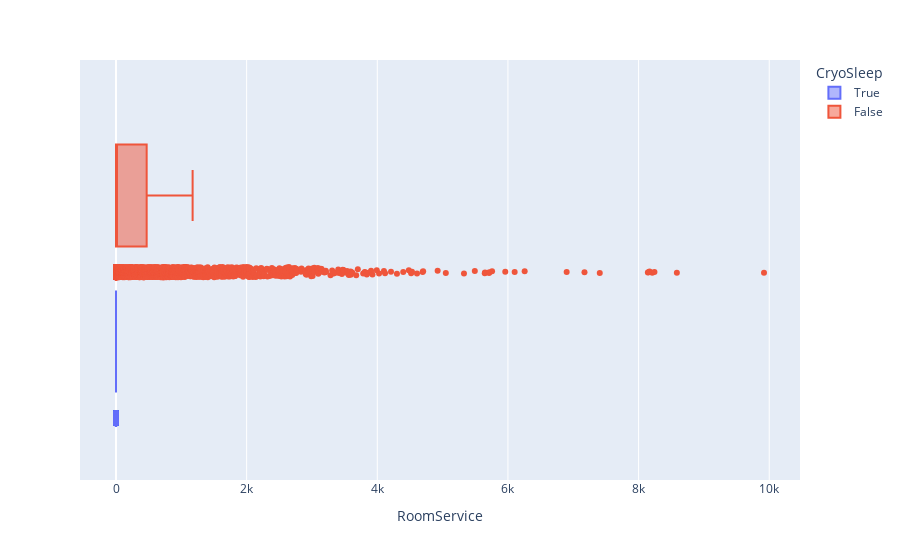

Notebook code for this chart:
### Code cell
fig = px.box(train_df_drop_na, 'RoomService', color= 'CryoSleep', points='all')
fig.update_traces(jitter = 0.1 )
fig.show()

### Figure 1 — Plotly figure (JSON) as saved in the notebook; plotly's stock layout.template omitted (floating-point values rounded to 4 significant figures; data arrays with more than 128 entries replaced by an {"elided": "..."} marker saying what was removed)
{"data": [{"alignmentgroup": "True", "boxpoints": "all", "hovertemplate": "CryoSleep=True<br>RoomService=%{x}<extra></extra>", "jitter": 0.1, "legendgroup": "True", "marker": {"color": "#636efa"}, "name": "True", "notched": false, "offsetgroup": "True", "orientation": "h", "showlegend": true, "type": "box", "x": {"elided": "2892 int values"}, "x0": " ", "xaxis": "x", "y0": " ", "yaxis": "y"}, {"alignmentgroup": "True", "boxpoints": "all", "hovertemplate": "CryoSleep=False<br>RoomService=%{x}<extra></extra>", "jitter": 0.1, "legendgroup": "False", "marker": {"color": "#EF553B"}, "name": "False", "notched": false, "offsetgroup": "False", "orientation": "h", "showlegend": true, "type": "box", "x": {"elided": "4051 int values"}, "x0": " ", "xaxis": "x", "y0": " ", "yaxis": "y"}], "layout": {"boxmode": "group", "legend": {"title": {"text": "CryoSleep"}, "tracegroupgap": 0}, "margin": {"t": 60}, "xaxis": {"anchor": "y", "domain": [0, 1], "title": {"text": "RoomService"}}, "yaxis": {"anchor": "x", "domain": [0, 1]}}}
